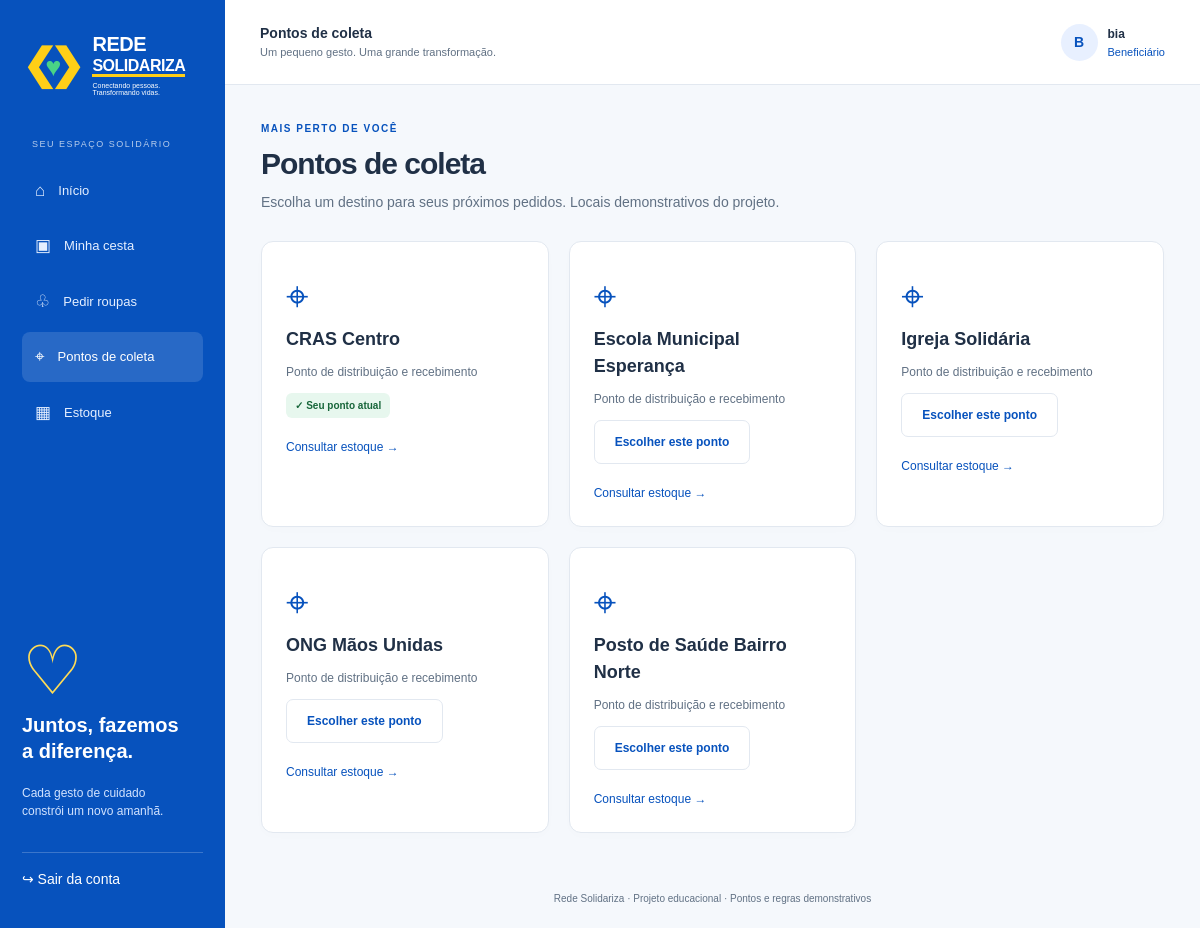
The page /pontos (signed in) on the database its author committed.
### tables this page shows
CREATE TABLE usuarios(id INTEGER PRIMARY KEY, nome TEXT NOT NULL, cpf TEXT UNIQUE NOT NULL, telefone TEXT NOT NULL, senha TEXT NOT NULL, moradores INTEGER NOT NULL, criancas INTEGER NOT NULL, renda INTEGER NOT NULL, perfil TEXT NOT NULL, higiene INTEGER NOT NULL, codigo TEXT UNIQUE NOT NULL, ponto TEXT NOT NULL, admin INTEGER NOT NULL DEFAULT 0);

### app.py (the view, shortened to what this page needs)
@app.route('/pontos',methods=['GET','POST'])
@login_required
def pontos():
    return render_template('pontos.html',title='Pontos de coleta')

### app.py (called while the page is built)
def db():
    if 'db' not in g:
        g.db = sqlite3.connect(app.config['DATABASE'], timeout=15)
        g.db.row_factory = sqlite3.Row
        g.db.execute('PRAGMA foreign_keys=ON')
    return g.db

@app.before_request
def prepare():
    g.user = db().execute('SELECT * FROM usuarios WHERE id=?', (session.get('uid'),)).fetchone()
    if 'csrf' not in session:
        session['csrf'] = secrets.token_hex(32)
    if request.method == 'POST' and not secrets.compare_digest(session['csrf'], request.form.get('csrf','')):
        abort(400, 'Sua sessão expirou. Recarregue a página e tente novamente.')

def login_required(f):
    @wraps(f)
    def wrapped(*args, **kwargs):
        if not g.user:
            return redirect(url_for('login'))
        return f(*args, **kwargs)
    return wrapped

@app.context_processor
def context():
    return dict(user=g.user, pontos=PONTOS, icones=ICONES, tipos=TIPOS)

### templates/pontos.html
{% extends 'base.html' %}{% block content %}<div class="page-heading"><span class="eyebrow">MAIS PERTO DE VOCÊ</span><h1>Pontos de coleta</h1><p>Escolha um destino para seus próximos pedidos. Locais demonstrativos do projeto.</p></div><div class="points-grid">{% for p in pontos %}<article class="card point"><span>⌖</span><h2>{{ p }}</h2><p>Ponto de distribuição e recebimento</p>{% if user.ponto==p %}<div class="pill">✓ Seu ponto atual</div>{% else %}<form method="post">{{ csrf() }}<input type="hidden" name="ponto" value="{{ p }}"><button class="button outline">Escolher este ponto</button></form>{% endif %}<a href="{{ url_for('estoque',ponto=p) }}">Consultar estoque →</a></article>{% endfor %}</div>{% endblock %}

### templates/base.html (shortened to what this page needs)
<!DOCTYPE html>
<html lang="pt-BR">
<head><link rel="stylesheet" href="{{ url_for('static',filename='style.css') }}"></head>
<body class="{{ 'doador' if user and user.perfil=='Doador' else '' }} {{ 'autenticacao' if not user else '' }}">
{% macro logo() %}<a class="logo" href="{{ url_for('home') }}"><span class="marca" aria-hidden="true">❮<b>♥</b>❯</span><span>REDE<br><strong>SOLIDARIZA</strong><small>Conectando pessoas. Transformando vidas.</small></span></a>{% endmacro %}
{% if user %}
<aside class="sidebar" id="menu">{{ logo() }}<span class="nav-label">SEU ESPAÇO SOLIDÁRIO</span><nav aria-label="Principal">
<a class="{{ 'active' if request.endpoint=='painel' }}" href="{{ url_for('painel') }}">⌂ <span>Início</span></a>
{% if user.perfil=='Beneficiário' %}<a class="{{ 'active' if request.endpoint=='cesta' }}" href="{{ url_for('cesta') }}">▣ <span>Minha cesta</span></a><a href="{{ url_for('movimentar',modo='pedido-roupas') }}">♧ <span>Pedir roupas</span></a>
{% else %}<a href="{{ url_for('movimentar',modo='alimentos') }}">♡ <span>Doar alimentos</span></a><a href="{{ url_for('movimentar',modo='roupas') }}">♧ <span>Doar roupas</span></a><a href="{{ url_for('movimentar',modo='dinheiro') }}">＄ <span>Registrar valor</span></a>{% endif %}
<a class="{{ 'active' if request.endpoint=='pontos' }}" href="{{ url_for('pontos') }}">⌖ <span>Pontos de coleta</span></a><a class="{{ 'active' if request.endpoint=='estoque' }}" href="{{ url_for('estoque') }}">▦ <span>Estoque</span></a>
{% if user.admin %}<a href="{{ url_for('cadastros') }}">♙ <span>Cadastros</span></a>{% endif %}</nav>
<div class="sidebar-message"><span>♡</span><h3>Juntos, fazemos<br>a diferença.</h3><p>Cada gesto de cuidado<br>constrói um novo amanhã.</p></div>
<form action="{{ url_for('sair') }}" method="post">{{ csrf() }}<button class="logout" type="submit">↪ Sair da conta</button></form></aside>
<div class="workspace"><header class="topbar"><button class="menu-button" aria-label="Abrir menu" aria-controls="menu" aria-expanded="false">☰</button><div><strong>{{ title }}</strong><small>Um pequeno gesto. Uma grande transformação.</small></div><div class="profile"><span class="avatar">{{ user.nome[0]|upper }}</span><span><strong>{{ user.nome.split()[0] }}</strong><small>{{ user.perfil }}</small></span></div></header>
{% endif %}
<main id="conteudo" class="{{ 'content' if user else 'auth-main' }}">
{% block content %}{% endblock %}
</main>{% if user %}<footer>Rede Solidariza · Projeto educacional · Pontos e regras demonstrativos</footer></div>{% endif %}
</body></html>

### static/style.css (style rules this page uses)
:root { --brand:#0752bd;--brand-dark:#073d92;--yellow:#ffcf17;--ink:#203046;--muted:#617184;--line:#e2e8f0;--bg:#f5f8fc;--green:#21a75c }
* { box-sizing:border-box }
body { margin:0;color:var(--ink);background:var(--bg);font-family:Arial,Helvetica,sans-serif;font-size:14px;line-height:1.5 }
a { color:var(--brand);text-decoration:none }
button,input,select { font:inherit }
button,a,input,select { -webkit-tap-highlight-color:transparent }
button { cursor:pointer }
h1,h2,h3,p { margin-top:0 }
h1 { font-size:30px;line-height:1.2;letter-spacing:-1px;margin-bottom:10px }
h2 { font-size:18px;margin-bottom:10px }
h3 { font-size:15px }
small { font-size:12px }
p { color:var(--muted) }
button { border:0 }
form { margin:0 }
.logo { display:flex;align-items:center;gap:8px;color:#fff;font-size:21px;font-weight:800;line-height:1;letter-spacing:-.5px }
.logo strong { font-size:16px;border-bottom:3px solid var(--yellow) }
.logo small { display:block;font-size:7px;letter-spacing:0;margin-top:8px;font-weight:400 }
.marca { font-size:42px;letter-spacing:-12px;margin-right:12px;color:var(--yellow);white-space:nowrap }
.marca b { color:#49d386;font-size:27px;vertical-align:middle }
.sidebar { position:fixed;left:0;top:0;bottom:0;width:225px;padding:34px 22px 22px;background:var(--brand);color:white;display:flex;flex-direction:column;z-index:20;overflow:auto }
.sidebar .logo { font-size:20px }
.nav-label { font-size:9px;letter-spacing:1.5px;opacity:.7;margin:42px 10px 14px }
.sidebar nav { display:grid;gap:6px }
.sidebar nav a { color:#e5efff;display:flex;align-items:center;gap:13px;padding:12px 13px;border-radius:8px;font-size:17px }
.sidebar nav a span { font-size:13px }
.sidebar nav a.active,.sidebar nav a:hover { background:#ffffff22;color:#fff;text-decoration:none }
.sidebar-message { margin-top:auto;padding-top:45px;position:relative }
.sidebar-message>span { font-size:68px;color:#ffdc56;line-height:1.2 }
.sidebar-message h3 { color:#fff;font-size:20px;line-height:1.3 }
.sidebar-message p { color:#d2e3ff;font-size:12px }
.logout { margin-top:20px;background:transparent;border-top:1px solid #ffffff35;color:white;padding:16px 0;text-align:left;width:100% }
.workspace { margin-left:225px }
.topbar { height:85px;background:white;border-bottom:1px solid var(--line);display:flex;align-items:center;justify-content:space-between;padding:0 35px;gap:15px }
.topbar small { display:block;color:var(--muted);font-size:11px }
.profile { display:flex;gap:10px;align-items:center }
.profile strong { font-size:12px }
.profile small { color:var(--brand) }
.avatar { width:37px;height:37px;background:#e8f0ff;color:var(--brand);display:grid;place-items:center;border-radius:50%;font-weight:700 }
.content { max-width:1450px;margin:auto;padding:36px }
.page-heading { margin-bottom:28px }
.eyebrow { display:block;font-size:10px;font-weight:700;letter-spacing:1.5px;color:var(--brand);margin-bottom:10px }
.card { background:#fff;border:1px solid var(--line);border-radius:12px;padding:24px;box-shadow:0 3px 12px #183c5a03;min-width:0 }
.pill { display:inline-block;background:#e7f7ee;color:#17663a;border-radius:6px;padding:5px 9px;font-size:10px;font-weight:600 }
.button { display:inline-flex;align-items:center;justify-content:center;gap:8px;border-radius:7px;padding:12px 20px;font-weight:700;font-size:12px;min-height:44px;transition:background .15s }
.outline { background:white;color:var(--brand);border:1px solid var(--line) }
footer { color:var(--muted);font-size:10px;text-align:center;padding:22px }
.points-grid { display:grid;grid-template-columns:repeat(3,1fr);gap:20px }
.point>span { display:block;font-size:40px;color:var(--brand) }
.point p { font-size:12px }
.point a { display:block;margin-top:20px;font-size:12px }

### rows shown on the page
usuarios: nome "B", nome "bia", perfil "Beneficiário"

### other values the page prints
{{ title }} "Pontos de coleta"
{{ p }} "CRAS Centro" "Escola Municipal Esperança" "Igreja Solidária" "ONG Mãos Unidas" "Posto de Saúde Bairro Norte"
